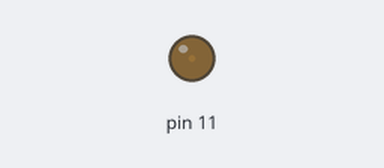
The sketch below on a simulated Arduino Uno, built with avr-gcc and run on an emulated ATmega328P. On the bench: output pins drawn as LEDs (lit = HIGH).

Above: at 0.05 s.
At 0.95 s:
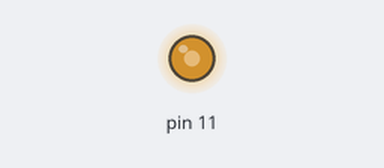
At 1.4 s:
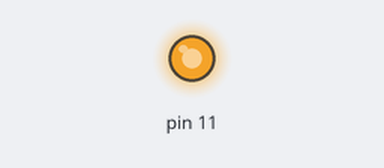
At 2.75 s:
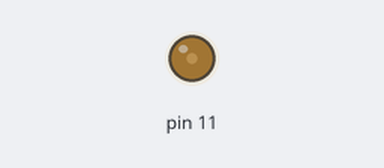
Timing chart, 0 to 7.0 s (numbered marks = the images above):
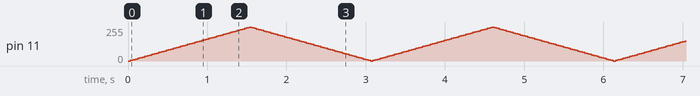

The sketch:

breath.ino
```cpp
int brightness=0;
int fadeAmount=5;
void setup()
{
  pinMode(11, OUTPUT);
}

void loop()
{
  analogWrite(11,brightness);
  brightness=brightness+fadeAmount;
  if( brightness == 0 || brightness == 255)
  {fadeAmount = -fadeAmount;}
  delay(30);
}
```
